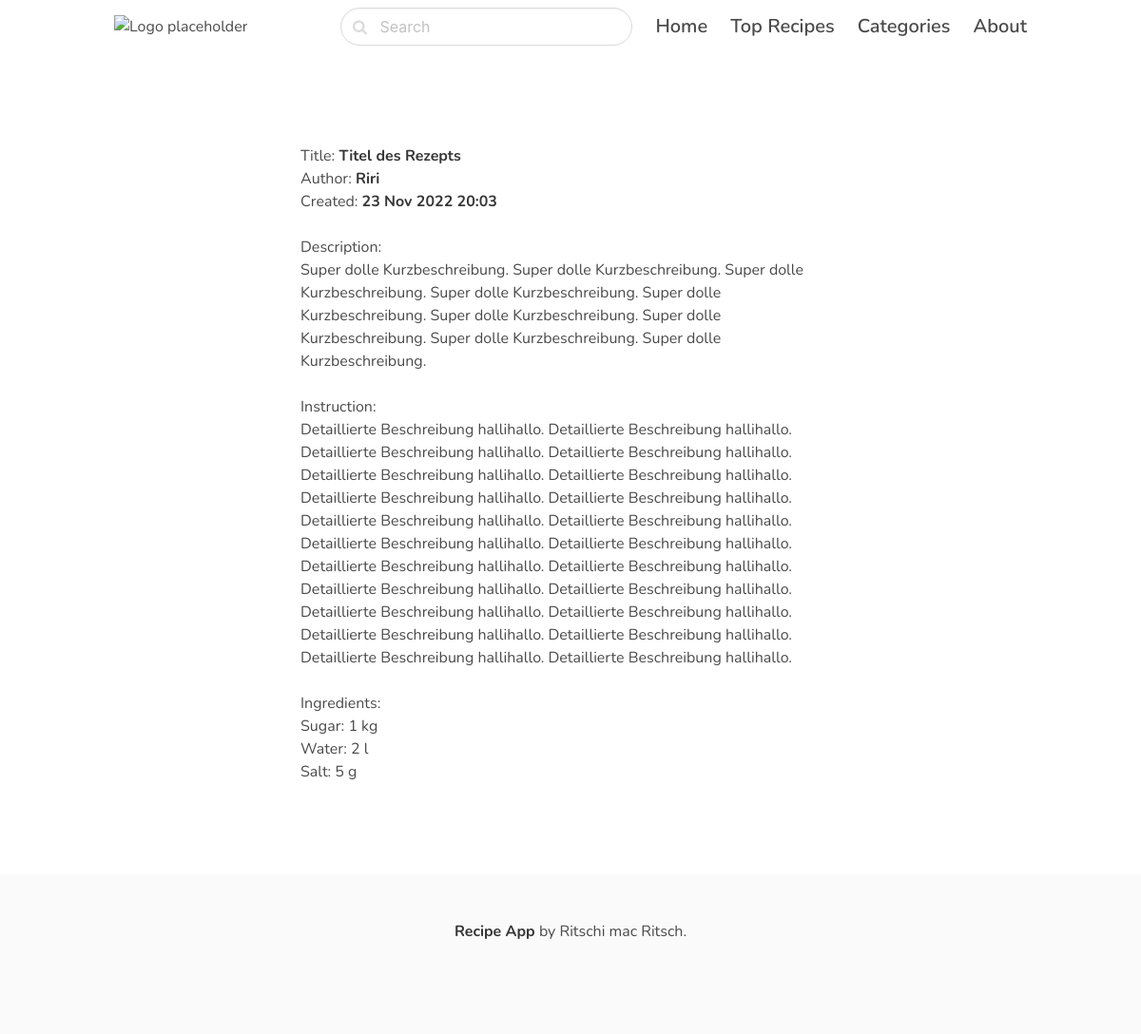
/titel-des-rezepts/, run on the app's committed database.
### recipe/models.py (models this page shows, shortened)
class Recipe(models.Model):
    author = models.CharField(max_length=255)
    title = models.CharField(max_length=255)
    slug = models.SlugField()
    brief_description = models.TextField()
    full_description = models.TextField()
    ingredients = models.ManyToManyField(Ingredient, through="IngredientQuantity", related_name='ingredients')
    created_at = models.DateTimeField(auto_now_add=True)
    class Meta:
        ordering = ("-created_at",)

class IngredientQuantity(models.Model):  # Join the db tables
    recipe = models.ForeignKey(Recipe, on_delete=models.CASCADE)
    ingredient = models.ForeignKey(Ingredient, on_delete=models.CASCADE)
    quantity = models.IntegerField()
    unit = models.ForeignKey(Unit, on_delete=models.CASCADE)
    def __str__(self):
        return self.recipe.title + " - " + self.ingredient.name

class Ingredient(models.Model):
    name = models.CharField(max_length=255)
    def __str__(self):
        return self.name

class Unit(models.Model):
    name = models.CharField(max_length=255, default=None, blank=True, null=True)
    def __str__(self):
        return self.name

### recipe/views.py (the view)
# urls.py: path("<slug:slug>/", views.detail, name="recipe_detail"),
def detail(request, slug):
    recipe = get_object_or_404(Recipe, slug=slug)
    print("------> Title: " + recipe.title)
    print("------> 'recipe.ingredientquantity_set.all()' ---> ", recipe.ingredientquantity_set.all())
    print("------> 'recipe.ingredientquantity_set.all()[0]' ---> ", recipe.ingredientquantity_set.all()[0])
    print("------> 'recipe.ingredientquantity_set.all()[0].quantity' ---> ", recipe.ingredientquantity_set.all()[0].quantity)
    print("------> 'recipe.ingredientquantity_set.all()[0].unit' ---> ", recipe.ingredientquantity_set.all()[0].unit)
    print(recipe.ingredients.all())
    return render(request, "recipe/detail.html", {"recipe": recipe})

### recipe/templates/recipe/detail.html (shortened to what this page needs)
{% extends "core/base.html" %}
{% block content %}
    <section class="hero ">
        <div class="hero-body">
            <div class="container">
                <section class="section">
                    <div class="columns">
                        <div class="column is-8 is-offset-2">
                            Title: <strong>{{ recipe.title }}</strong><br>
                            Author: <strong>{{ recipe.author }}</strong><br>
                            Created: <strong>{{ recipe.created_at|date:"d M Y H:i" }}</strong><br><br>
                            Description: <br>{{ recipe.brief_description }}<br><br>
                            Instruction: <br>{{ recipe.full_description }}<br><br>
                            Ingredients: <br>
                            {% for current_ingredient in recipe.ingredientquantity_set.all %}
                                {{ current_ingredient.ingredient.name }}: {{ current_ingredient.quantity }} {{ current_ingredient.unit }} <br>
                            {% endfor %}
                        </div>
                    </div>
                </section>
            </div>
        </div>
    </section>
{% endblock %}

### core/templates/core/base.html (style rules this page uses)
body { font-family: 'Nunito', sans-serif; }

### data on the page
Recipe: title "Titel des Rezepts", author "Riri", created_at "23 Nov 2022 20:03", brief_description "Super dolle Kurzbeschreibung. Super dolle Kurzbeschreibung. Super dolle Kurzbeschreibung. Super dolle Kurzbeschreibung. Super dolle Kurzbeschreibung. Super dolle Kurzbeschreibung. Super dolle Kurzbeschreibung. Super dolle Kurzbeschreibung. Super dolle Kurzbeschreibung.", full_description "Detaillierte Beschreibung hallihallo. Detaillierte Beschreibung hallihallo. Detaillierte Beschreibung hallihallo. Detaillierte Beschreibung hallihallo. Detaillierte Beschreibung hallihallo. Detaillierte Beschreibung hallihallo. Detaillierte Beschreibung hallihallo. Detaillierte Beschreibung hallihallo. Detaillierte Beschreibung hallihallo. Detaillierte Beschreibung hallihallo. Detaillierte Beschreibung hallihallo. Detaillierte Beschreibung hallihallo. Detaillierte Beschreibung hallihallo. Detaillierte Beschreibung hallihallo. Detaillierte Beschreibung hallihallo. Detaillierte Beschreibung hallihallo. Detaillierte Beschreibung hallihallo. Detaillierte Beschreibung hallihallo. Detaillierte…"
IngredientQuantity: ingredient.name "Sugar", quantity "1", unit "kg"
IngredientQuantity: ingredient.name "Water", quantity "2", unit "l"
IngredientQuantity: ingredient.name "Salt", quantity "5", unit "g"
